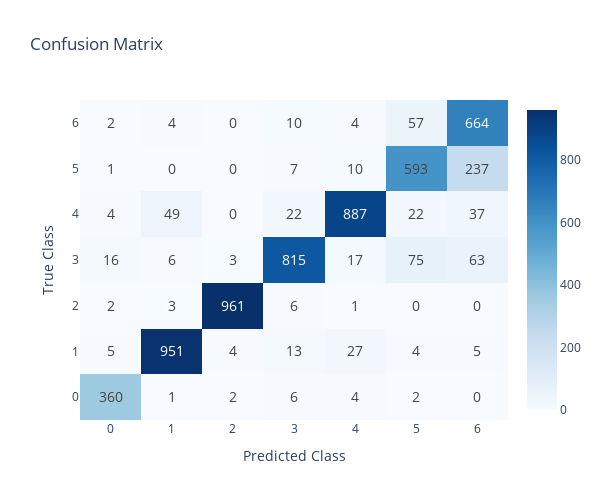
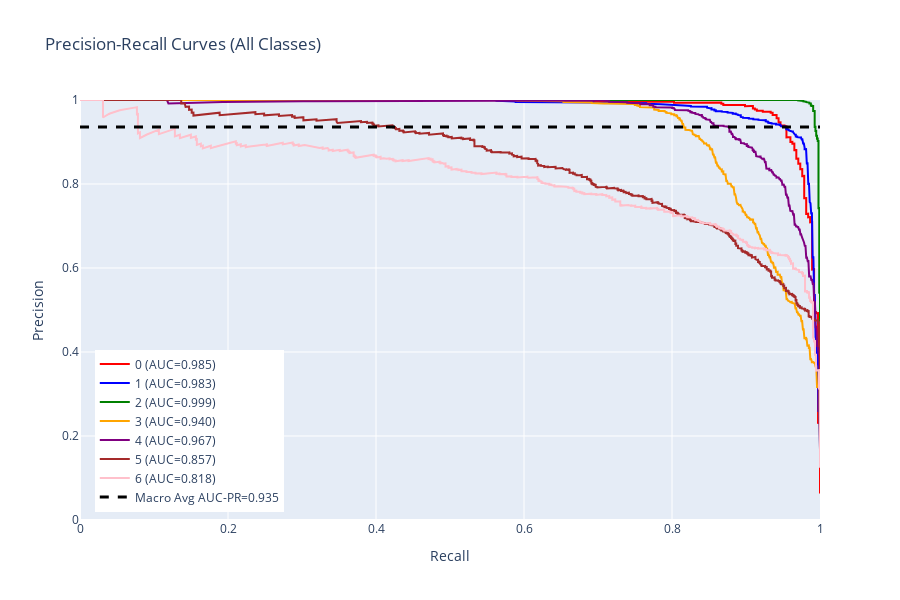

Notebook code for these charts, in order:
### Code cell
# FINAL REPORT - Visualizations and Metrics
print("\n" + "="*80)
print("FINAL EVALUATION REPORT")
print("="*80)


# 1. CONFUSION MATRIX HEATMAP
print("\n1. Confusion Matrix")
print("-"*60)
print(cm)

fig_cm = go.Figure(data=go.Heatmap(
    z=cm,
    x=[f'{class_names_str[i]}' for i in range(n_classes)],
    y=[f'{class_names_str[i]}' for i in range(n_classes)],
    colorscale='Blues',
    text=cm,
    texttemplate="%{text}",
    textfont={"size": 14},
    hovertemplate='True: %{y}<br>Predicted: %{x}<br>Count: %{z}<extra></extra>'
))

fig_cm.update_layout(
    title='Confusion Matrix',
    xaxis_title='Predicted Class',
    yaxis_title='True Class',
    width=600,
    height=500,
    font=dict(size=12)
)

fig_cm.show()

# 2. PRECISION-RECALL CURVES
print("\n2. Precision-Recall Curves")
print("-"*60)

fig_pr = go.Figure()

# Color palette for classes
colors = ['red', 'blue', 'green', 'orange', 'purple', 'brown', 'pink', 'gray', 'cyan', 'magenta']

# Plot PR curve for each class
for i, pr_data in enumerate(pr_curves_data):
    fig_pr.add_trace(go.Scatter(
        x=pr_data['recall'],
        y=pr_data['precision'],
        mode='lines',
        name=f"{pr_data['class']} (AUC={pr_data['auc']:.3f})",
        line=dict(color=colors[i % len(colors)], width=2)
    ))

# Add macro-average line
fig_pr.add_trace(go.Scatter(
    x=[0, 1],
    y=[macro_pr_auc, macro_pr_auc],
    mode='lines',
    name=f'Macro Avg AUC-PR={macro_pr_auc:.3f}',
    line=dict(color='black', width=3, dash='dash')
))

fig_pr.update_layout(
    title='Precision-Recall Curves (All Classes)',
    xaxis_title='Recall',
    yaxis_title='Precision',
    width=900,
    height=600,
    legend=dict(x=0.02, y=0.02),
    xaxis=dict(range=[0, 1]),
    yaxis=dict(range=[0, 1])
)

fig_pr.show()

print(f"Macro-Average AUC-PR: {macro_pr_auc:.4f}")
for i, pr_data in enumerate(pr_curves_data):
    print(f"  {pr_data['class']}: {pr_data['auc']:.4f}")

# 3. FINAL METRICS SUMMARY
print("\n" + "="*80)
print("FINAL METRICS SUMMARY (Macro Averages)")
print("="*80)

metrics_summary = {
    '3. Macro-Average Area Under Precision-Recall Curve': macro_pr_auc,
    '4. Macro TPR (True Positive Rate / Recall / Sensitivity)': macro_recall,
    '5. Macro Precision': macro_precision,
    '6. Macro Positive F1-Score': macro_f1,
    '7. Macro TNR (True Negative Rate / Specificity)': macro_tnr,
    '8. Macro NPV (Negative Predictive Value)': macro_npv,
    '9. Macro FPR (False Positive Rate)': macro_fpr,
    '10. Macro FNR (False Negative Rate)': macro_fnr,
    '11. MCC (Matthews Correlation Coefficient)': mcc_value
}

for idx, (metric_name, value) in enumerate(metrics_summary.items(), 1):
    print(f"{metric_name}: {value:.4f}")

# Create a comprehensive summary table
print("\n" + "="*80)
print("COMPREHENSIVE METRICS TABLE")
print("="*80)
print(f"{'Metric':<50} {'Value':<10}")
print("="*80)
for metric_name, value in metrics_summary.items():
    print(f"{metric_name:<50} {value:<10.4f}")
print("="*80)

# Per-class breakdown (additional information)
print("\n" + "="*80)
print("PER-CLASS METRICS BREAKDOWN")
print("="*80)
print(f"{'Class':<15} {'Precision':<12} {'Recall/TPR':<12} {'F1':<10} {'TNR':<10} {'NPV':<10} {'FPR':<10} {'FNR':<10}")
print("-"*100)
for i in range(n_classes):
    print(f"{class_names_str[i]:<15} {precision_per_class[i]:<12.4f} {recall_per_class[i]:<12.4f} "
          f"{f1_per_class[i]:<10.4f} {tnr_per_class[i]:<10.4f} {npv_per_class[i]:<10.4f} "
          f"{fpr_per_class[i]:<10.4f} {fnr_per_class[i]:<10.4f}")
print("-"*100)
print(f"{'MACRO AVG':<15} {macro_precision:<12.4f} {macro_recall:<12.4f} "
      f"{macro_f1:<10.4f} {macro_tnr:<10.4f} {macro_npv:<10.4f} "
      f"{macro_fpr:<10.4f} {macro_fnr:<10.4f}")
print("="*100)

### Figure 1 — Plotly figure (JSON) as saved in the notebook; plotly's stock layout.template omitted (floating-point values rounded to 4 significant figures)
{"data": [{"colorscale": [[0, "rgb(247,251,255)"], [0.125, "rgb(222,235,247)"], [0.25, "rgb(198,219,239)"], [0.375, "rgb(158,202,225)"], [0.5, "rgb(107,174,214)"], [0.625, "rgb(66,146,198)"], [0.75, "rgb(33,113,181)"], [0.875, "rgb(8,81,156)"], [1, "rgb(8,48,107)"]], "hovertemplate": "True: %{y}<br>Predicted: %{x}<br>Count: %{z}<extra></extra>", "text": [[360, 1, 2, 6, 4, 2, 0], [5, 951, 4, 13, 27, 4, 5], [2, 3, 961, 6, 1, 0, 0], [16, 6, 3, 815, 17, 75, 63], [4, 49, 0, 22, 887, 22, 37], [1, 0, 0, 7, 10, 593, 237], [2, 4, 0, 10, 4, 57, 664]], "textfont": {"size": 14}, "texttemplate": "%{text}", "type": "heatmap", "x": ["0", "1", "2", "3", "4", "5", "6"], "y": ["0", "1", "2", "3", "4", "5", "6"], "z": [[360, 1, 2, 6, 4, 2, 0], [5, 951, 4, 13, 27, 4, 5], [2, 3, 961, 6, 1, 0, 0], [16, 6, 3, 815, 17, 75, 63], [4, 49, 0, 22, 887, 22, 37], [1, 0, 0, 7, 10, 593, 237], [2, 4, 0, 10, 4, 57, 664]]}], "layout": {"font": {"size": 12}, "height": 500, "title": {"text": "Confusion Matrix"}, "width": 600, "xaxis": {"title": {"text": "Predicted Class"}}, "yaxis": {"title": {"text": "True Class"}}}}

### Figure 2 — Plotly figure (JSON) as saved in the notebook; plotly's stock layout.template omitted (floating-point values rounded to 4 significant figures; data arrays with more than 128 entries replaced by an {"elided": "..."} marker saying what was removed)
{"data": [{"line": {"color": "red", "width": 2}, "mode": "lines", "name": "0 (AUC=0.985)", "type": "scatter", "x": {"elided": "4377 float values"}, "y": {"elided": "4377 float values"}}, {"line": {"color": "blue", "width": 2}, "mode": "lines", "name": "1 (AUC=0.983)", "type": "scatter", "x": {"elided": "4373 float values"}, "y": {"elided": "4373 float values"}}, {"line": {"color": "green", "width": 2}, "mode": "lines", "name": "2 (AUC=0.999)", "type": "scatter", "x": {"elided": "4377 float values"}, "y": {"elided": "4377 float values"}}, {"line": {"color": "orange", "width": 2}, "mode": "lines", "name": "3 (AUC=0.940)", "type": "scatter", "x": {"elided": "4378 float values"}, "y": {"elided": "4378 float values"}}, {"line": {"color": "purple", "width": 2}, "mode": "lines", "name": "4 (AUC=0.967)", "type": "scatter", "x": {"elided": "4378 float values"}, "y": {"elided": "4378 float values"}}, {"line": {"color": "brown", "width": 2}, "mode": "lines", "name": "5 (AUC=0.857)", "type": "scatter", "x": {"elided": "4379 float values"}, "y": {"elided": "4379 float values"}}, {"line": {"color": "pink", "width": 2}, "mode": "lines", "name": "6 (AUC=0.818)", "type": "scatter", "x": {"elided": "4379 float values"}, "y": {"elided": "4379 float values"}}, {"line": {"color": "black", "dash": "dash", "width": 3}, "mode": "lines", "name": "Macro Avg AUC-PR=0.935", "type": "scatter", "x": [0, 1], "y": [0.9355, 0.9355]}], "layout": {"height": 600, "legend": {"x": 0.02, "y": 0.02}, "title": {"text": "Precision-Recall Curves (All Classes)"}, "width": 900, "xaxis": {"range": [0, 1], "title": {"text": "Recall"}}, "yaxis": {"range": [0, 1], "title": {"text": "Precision"}}}}
